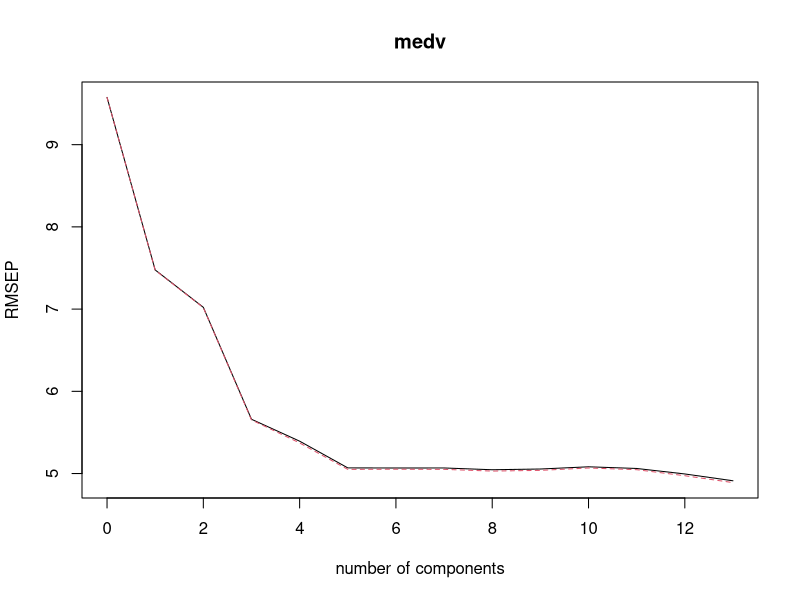
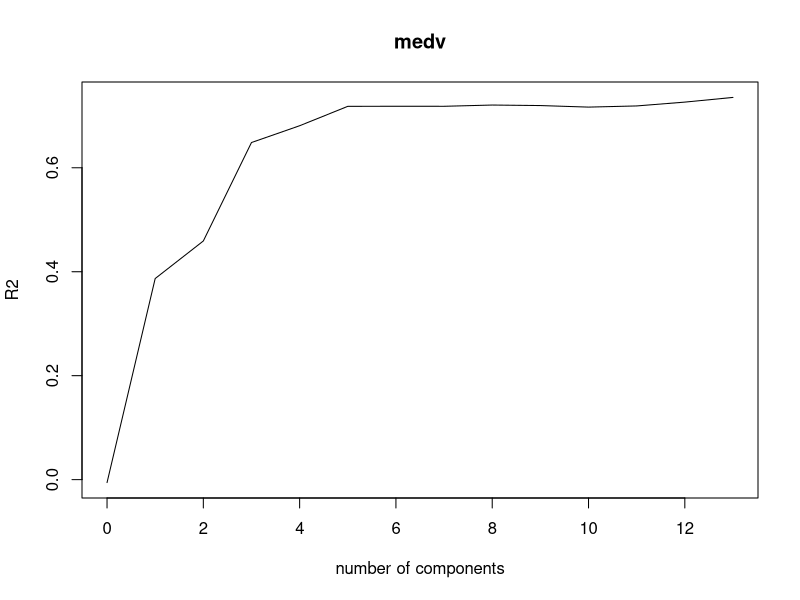

R code for these plots, in order: (Note: this script raises an error after producing the figures.)
library(MASS)
library(pls)

########### Zadanie 1 ########### 

data(Boston)
n <- nrow(Boston)
set.seed(1)

### a)
train_idx <- sample(1:n, 0.7*n, replace = F)
test_idx <- setdiff(1:n, train_idx)

TrainB <- Boston[train_idx,]
TestB <- Boston[test_idx,]

### b)
# PCR:
model_pcr <- pcr(medv ~., data = TrainB, scale = T, validation = "CV")
summary(model_pcr)
validationplot(model_pcr, val.type = "RMSEP") # optymalne wydaje sie 6 skladowych
validationplot(model_pcr, val.type = "R2") # j.w.
plot(pcr_pred ~ TestB$medv) # porownujemy predykcje oraz rzeczywistego y:
# im bardziej punkty ukladaja sie w zaleznosc liniowa, tym lepsza mamy predykcje
pcr_pred <- predict(model_pcr, TestB, ncomp = 6)
# RMSEP
rmsep_pcr <- sqrt(mean((pcr_pred - TestB$medv)^2))

# PLSR:
mod_plsr <- plsr(medv ~., data = TrainB, scale = T, validation = "CV")
summary(mod_plsr)
validationplot(mod_plsr, val.type = "MSEP") # podobnie jak przy PCR: optymalne
# wydaje sie 6 skladowych glownych
validationplot(mod_plsr, val.type = "R2")

pred_plsr <- predict(model_plsr, TestB, ncomp = 6)
# RMSEP
rmsep_plsr <- sqrt(mean((pred_plsr - TestB$medv)^2))

rmsep_plsr; rmsep_pcr # mamy mniejszy blad sredniokwadratowy dla PLSR,
# co jest oczekwiane: w koncu PLSR, w przeciwienstwie do PCR, bierze pod
# uwage zmienna odpowiedzi


### Zadanie 2
mse1pcr <- numeric(); mse3pcr <- numeric(); mse6pcr <- numeric()
mse1plsr <- numeric(); mse3plsr <- numeric(); mse6plsr <- numeric()
for(i in 1:50)
{
  set.seed(i)
  train_idx <- sample(1:n, 0.7*n, replace = F)
  test_idx <- setdiff(1:n, train_idx)
  
  TrainB <- Boston[train_idx,]
  TestB <- Boston[test_idx,]
  model_pcr <- pcr(medv ~., data = TrainB, scale = T, validation = "CV")
  model_plsr <- plsr(medv ~., data = TrainB, scale = T, validation = "CV")
  mse1pcr[i] <- sqrt(mean((predict(model_pcr, TestB, ncomp = 1) - TestB$medv)^2))
  mse3pcr[i] <- sqrt(mean((predict(model_pcr, TestB, ncomp = 3) - TestB$medv)^2))
  mse6pcr[i] <- sqrt(mean((predict(model_pcr, TestB, ncomp = 6) - TestB$medv)^2))
  mse1plsr[i] <- sqrt(mean((predict(model_plsr, TestB, ncomp = 1) - TestB$medv)^2))
  mse3plsr[i] <- sqrt(mean((predict(model_plsr, TestB, ncomp = 3) - TestB$medv)^2))
  mse6plsr[i] <- sqrt(mean((predict(model_plsr, TestB, ncomp = 6) - TestB$medv)^2))
}

d = data.frame("RMSE" = c(mse1pcr, mse3pcr, mse6pcr, mse1plsr, mse3plsr, mse6plsr),
               "Model" = c(rep("PCR", 150), rep("PLSR", 150)),
           "PCs" = rep(c(rep("1PC", 50), rep("3PC", 50), rep("6PC", 50)), 2))
library(ggplot2)

boxplot(RMSE ~ Model + PCs, data = d)
# co widzimy?
# 1) im wiecej skladowych glownych w PCR i PLSR,
#    tym mniejszy blad sredniokwadratowy
# 2) dla wybranej liczby skladowych glownych (1,3,6), mediana RMSE dla PLSR
#    jest nizsza, niz mediana dla PCR -- tego bysmy sie spodziewali. rozstepy
#    miedzykwartylowe sa niemal identyczne dla kazdego z boxplotow, zatem
#    zmiennosc RMSE wydaje sie byc podobna dla kazdej metody i kazdej liczby PC
